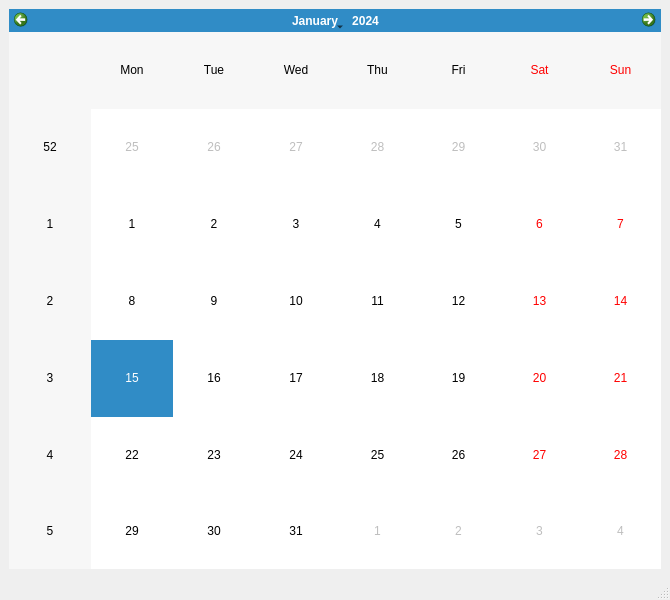
<?xml version="1.0" encoding="UTF-8"?>
<ui version="4.0">
 <class>MainWindow</class>
 <widget class="QMainWindow" name="MainWindow">
  <property name="geometry">
   <rect>
    <x>0</x>
    <y>0</y>
    <width>670</width>
    <height>600</height>
   </rect>
  </property>
  <property name="windowTitle">
   <string>MainWindow</string>
  </property>
  <widget class="QWidget" name="centralwidget">
   <layout class="QGridLayout" name="gridLayout">
    <item row="0" column="0">
     <widget class="QCalendarWidget" name="calendarWidget"/>
    </item>
   </layout>
  </widget>
  <widget class="QMenuBar" name="menubar">
   <property name="geometry">
    <rect>
     <x>0</x>
     <y>0</y>
     <width>670</width>
     <height>26</height>
    </rect>
   </property>
  </widget>
  <widget class="QStatusBar" name="statusbar"/>
 </widget>
 <resources/>
 <connections/>
</ui>
